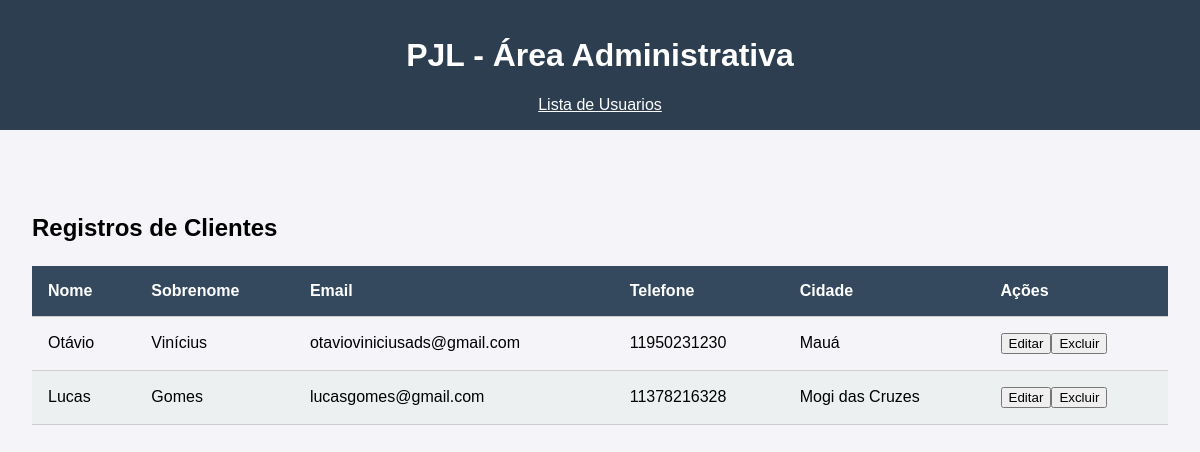
The app's page /admin.php, older data.
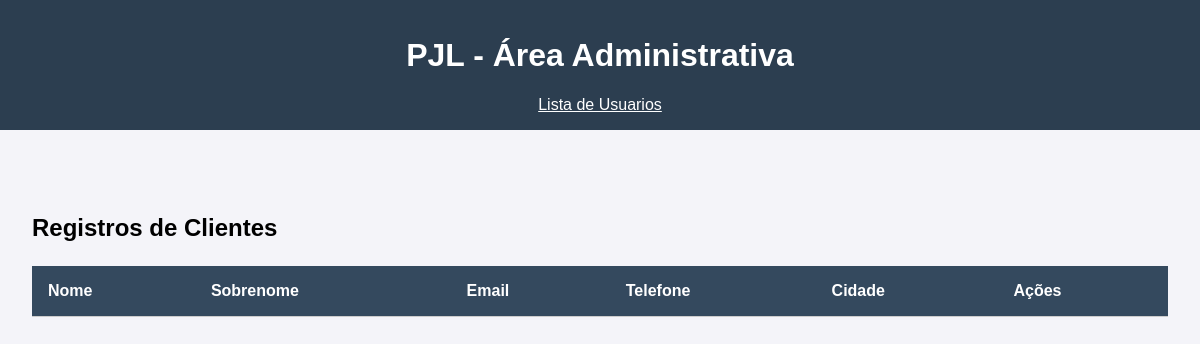
The same page, newer data.
### tables this page shows
CREATE TABLE `users` (
  `id` int(11) NOT NULL,
  `nome` varchar(50) NOT NULL,
  `sobrenome` varchar(50) NOT NULL,
  `telefone` varchar(11) NOT NULL,
  `email` varchar(50) NOT NULL,
  `cidade` varchar(50) NOT NULL
);

### admin.php (the view, shortened to what this page needs)
<!DOCTYPE html>
<html lang="pt-br">
<head>
    <link rel="stylesheet" href="styles.css">
</head>
<body>
<header>
    <h1>PJL - Área Administrativa</h1>
    <a href="./usuarios.php">Lista de Usuarios</a>
</header>
<main>
    <div class="table-container">
        <h2>Registros de Clientes</h2>
        <table>
            <thead>
                <tr>
                    <th>Nome</th>
                    <th>Sobrenome</th>
                    <th>Email</th>
                    <th>Telefone</th>
                    <th>Cidade</th>
                    <th>Ações</th>
                </tr>
            </thead>
            <tbody>
                <?php
                    $servidor = "localhost";
                    $usuario = "root";
                    $senha = "";
                    $dbnome = "pjldb";
                    $conexao = mysqli_connect($servidor, $usuario, $senha, $dbnome);
                    $comando_banco = "SELECT * FROM users";
                    $resultado_tabela = mysqli_query($conexao, $comando_banco);
                    while ($linha_registro = mysqli_fetch_assoc($resultado_tabela)) {
                        $nome = $linha_registro['nome'];
                        $sobrenome = $linha_registro['sobrenome'];
                        $email = $linha_registro['email'];
                        $telefone = $linha_registro['telefone'];
                        $cidade = $linha_registro['cidade'];
                        $id = $linha_registro['id'];
                        echo "<tr>";
                        echo "<td>" . $nome . "</td>";
                        echo "<td>" . $sobrenome . "</td>";
                        echo "<td>" . $email . "</td>";
                        echo "<td>" . $telefone . "</td>";
                        echo "<td>" . $cidade . "</td>";
                        echo "<td>";
                        echo "<button class=\"edit-btn\" onclick=\"openEditPopup('$nome', '$sobrenome', '$email', '$telefone', '$cidade', '$id')\">Editar</button>";
                        echo "<button class=\"delete-btn\" onclick=\"openDeletePopup('$nome $sobrenome', $id)\">Excluir</button>";
                        echo "</td>";
                        echo "</tr>";
                    }
                ?>
            </tbody>
        </table>
    </div>
</main>
</body>
</html>

Row changes from the older to the newer data that the page shows:
removed users: nome "Otávio", sobrenome "Vinícius", email "otavioviniciusads@gmail.com", telefone "11950231230", cidade "Mauá"
removed users: nome "Lucas", sobrenome "Gomes", email "lucasgomes@gmail.com", telefone "11378216328", cidade "Mogi das Cruzes"
